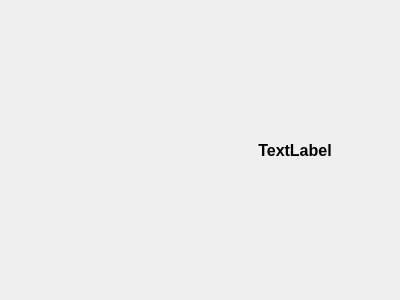
<?xml version="1.0" encoding="UTF-8"?>
<ui version="4.0">
 <class>about_window</class>
 <widget class="QDialog" name="about_window">
  <property name="geometry">
   <rect>
    <x>0</x>
    <y>0</y>
    <width>400</width>
    <height>300</height>
   </rect>
  </property>
  <property name="windowTitle">
   <string>ACG Model Cleanup - About</string>
  </property>
  <property name="windowIcon">
   <iconset resource="resources.qrc">
    <normaloff>:/ACG.ico</normaloff>:/ACG.ico</iconset>
  </property>
  <widget class="QWidget" name="gridLayoutWidget">
   <property name="geometry">
    <rect>
     <x>0</x>
     <y>10</y>
     <width>391</width>
     <height>281</height>
    </rect>
   </property>
   <layout class="QGridLayout" name="gridLayout">
    <item row="0" column="0">
     <widget class="QLabel" name="label">
      <property name="text">
       <string>&lt;html&gt;&lt;head/&gt;&lt;body&gt;&lt;p&gt;&lt;img src=&quot;:/acg_logo.jpg&quot;/&gt;&lt;/p&gt;&lt;/body&gt;&lt;/html&gt;</string>
      </property>
     </widget>
    </item>
    <item row="0" column="1">
     <widget class="QLabel" name="le_about">
      <property name="font">
       <font>
        <pointsize>12</pointsize>
        <weight>75</weight>
        <bold>true</bold>
       </font>
      </property>
      <property name="text">
       <string>TextLabel</string>
      </property>
      <property name="alignment">
       <set>Qt::AlignCenter</set>
      </property>
     </widget>
    </item>
   </layout>
  </widget>
 </widget>
 <resources>
  <include location="resources.qrc"/>
 </resources>
 <connections/>
</ui>
